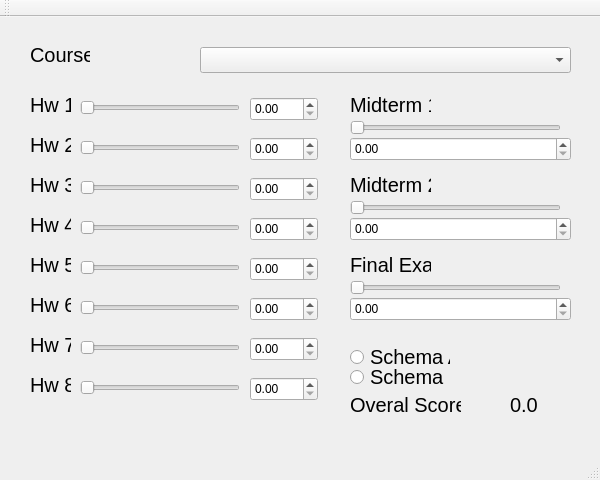
<?xml version="1.0" encoding="UTF-8"?>
<ui version="4.0">
 <class>MainWindow</class>
 <widget class="QMainWindow" name="MainWindow">
  <property name="geometry">
   <rect>
    <x>0</x>
    <y>0</y>
    <width>600</width>
    <height>480</height>
   </rect>
  </property>
  <property name="windowTitle">
   <string>MainWindow</string>
  </property>
  <widget class="QWidget" name="centralWidget">
   <widget class="QLabel" name="label">
    <property name="geometry">
     <rect>
      <x>30</x>
      <y>80</y>
      <width>41</width>
      <height>16</height>
     </rect>
    </property>
    <property name="font">
     <font>
      <pointsize>15</pointsize>
     </font>
    </property>
    <property name="text">
     <string>Hw 1</string>
    </property>
   </widget>
   <widget class="QLabel" name="label_2">
    <property name="geometry">
     <rect>
      <x>30</x>
      <y>120</y>
      <width>41</width>
      <height>16</height>
     </rect>
    </property>
    <property name="font">
     <font>
      <pointsize>15</pointsize>
     </font>
    </property>
    <property name="text">
     <string>Hw 2</string>
    </property>
   </widget>
   <widget class="QLabel" name="label_3">
    <property name="geometry">
     <rect>
      <x>30</x>
      <y>160</y>
      <width>41</width>
      <height>16</height>
     </rect>
    </property>
    <property name="font">
     <font>
      <pointsize>15</pointsize>
     </font>
    </property>
    <property name="text">
     <string>Hw 3</string>
    </property>
   </widget>
   <widget class="QLabel" name="label_4">
    <property name="geometry">
     <rect>
      <x>30</x>
      <y>200</y>
      <width>41</width>
      <height>16</height>
     </rect>
    </property>
    <property name="font">
     <font>
      <pointsize>15</pointsize>
     </font>
    </property>
    <property name="text">
     <string>Hw 4</string>
    </property>
   </widget>
   <widget class="QLabel" name="label_5">
    <property name="geometry">
     <rect>
      <x>30</x>
      <y>240</y>
      <width>41</width>
      <height>16</height>
     </rect>
    </property>
    <property name="font">
     <font>
      <pointsize>15</pointsize>
     </font>
    </property>
    <property name="text">
     <string>Hw 5</string>
    </property>
   </widget>
   <widget class="QLabel" name="label_6">
    <property name="geometry">
     <rect>
      <x>30</x>
      <y>280</y>
      <width>41</width>
      <height>16</height>
     </rect>
    </property>
    <property name="font">
     <font>
      <pointsize>15</pointsize>
     </font>
    </property>
    <property name="text">
     <string>Hw 6</string>
    </property>
   </widget>
   <widget class="QLabel" name="label_7">
    <property name="geometry">
     <rect>
      <x>30</x>
      <y>320</y>
      <width>41</width>
      <height>16</height>
     </rect>
    </property>
    <property name="font">
     <font>
      <pointsize>15</pointsize>
     </font>
    </property>
    <property name="text">
     <string>Hw 7</string>
    </property>
   </widget>
   <widget class="QLabel" name="label_8">
    <property name="geometry">
     <rect>
      <x>30</x>
      <y>360</y>
      <width>41</width>
      <height>16</height>
     </rect>
    </property>
    <property name="font">
     <font>
      <pointsize>15</pointsize>
     </font>
    </property>
    <property name="text">
     <string>Hw 8</string>
    </property>
   </widget>
   <widget class="QSlider" name="horizontalSlider">
    <property name="geometry">
     <rect>
      <x>80</x>
      <y>80</y>
      <width>160</width>
      <height>22</height>
     </rect>
    </property>
    <property name="orientation">
     <enum>Qt::Horizontal</enum>
    </property>
   </widget>
   <widget class="QSlider" name="horizontalSlider_2">
    <property name="geometry">
     <rect>
      <x>80</x>
      <y>120</y>
      <width>160</width>
      <height>22</height>
     </rect>
    </property>
    <property name="orientation">
     <enum>Qt::Horizontal</enum>
    </property>
   </widget>
   <widget class="QSlider" name="horizontalSlider_3">
    <property name="geometry">
     <rect>
      <x>80</x>
      <y>160</y>
      <width>160</width>
      <height>22</height>
     </rect>
    </property>
    <property name="orientation">
     <enum>Qt::Horizontal</enum>
    </property>
   </widget>
   <widget class="QSlider" name="horizontalSlider_4">
    <property name="geometry">
     <rect>
      <x>80</x>
      <y>200</y>
      <width>160</width>
      <height>22</height>
     </rect>
    </property>
    <property name="orientation">
     <enum>Qt::Horizontal</enum>
    </property>
   </widget>
   <widget class="QSlider" name="horizontalSlider_5">
    <property name="geometry">
     <rect>
      <x>80</x>
      <y>240</y>
      <width>160</width>
      <height>22</height>
     </rect>
    </property>
    <property name="orientation">
     <enum>Qt::Horizontal</enum>
    </property>
   </widget>
   <widget class="QSlider" name="horizontalSlider_6">
    <property name="geometry">
     <rect>
      <x>80</x>
      <y>280</y>
      <width>160</width>
      <height>22</height>
     </rect>
    </property>
    <property name="orientation">
     <enum>Qt::Horizontal</enum>
    </property>
   </widget>
   <widget class="QSlider" name="horizontalSlider_7">
    <property name="geometry">
     <rect>
      <x>80</x>
      <y>320</y>
      <width>160</width>
      <height>22</height>
     </rect>
    </property>
    <property name="orientation">
     <enum>Qt::Horizontal</enum>
    </property>
   </widget>
   <widget class="QSlider" name="horizontalSlider_8">
    <property name="geometry">
     <rect>
      <x>80</x>
      <y>360</y>
      <width>160</width>
      <height>22</height>
     </rect>
    </property>
    <property name="orientation">
     <enum>Qt::Horizontal</enum>
    </property>
   </widget>
   <widget class="QDoubleSpinBox" name="doubleSpinBox">
    <property name="geometry">
     <rect>
      <x>250</x>
      <y>80</y>
      <width>68</width>
      <height>24</height>
     </rect>
    </property>
   </widget>
   <widget class="QDoubleSpinBox" name="doubleSpinBox_2">
    <property name="geometry">
     <rect>
      <x>250</x>
      <y>120</y>
      <width>68</width>
      <height>24</height>
     </rect>
    </property>
   </widget>
   <widget class="QDoubleSpinBox" name="doubleSpinBox_3">
    <property name="geometry">
     <rect>
      <x>250</x>
      <y>160</y>
      <width>68</width>
      <height>24</height>
     </rect>
    </property>
   </widget>
   <widget class="QDoubleSpinBox" name="doubleSpinBox_4">
    <property name="geometry">
     <rect>
      <x>250</x>
      <y>200</y>
      <width>68</width>
      <height>24</height>
     </rect>
    </property>
   </widget>
   <widget class="QDoubleSpinBox" name="doubleSpinBox_5">
    <property name="geometry">
     <rect>
      <x>250</x>
      <y>240</y>
      <width>68</width>
      <height>24</height>
     </rect>
    </property>
   </widget>
   <widget class="QDoubleSpinBox" name="doubleSpinBox_6">
    <property name="geometry">
     <rect>
      <x>250</x>
      <y>280</y>
      <width>68</width>
      <height>24</height>
     </rect>
    </property>
   </widget>
   <widget class="QDoubleSpinBox" name="doubleSpinBox_7">
    <property name="geometry">
     <rect>
      <x>250</x>
      <y>320</y>
      <width>68</width>
      <height>24</height>
     </rect>
    </property>
   </widget>
   <widget class="QDoubleSpinBox" name="doubleSpinBox_8">
    <property name="geometry">
     <rect>
      <x>250</x>
      <y>360</y>
      <width>68</width>
      <height>24</height>
     </rect>
    </property>
   </widget>
   <widget class="QLabel" name="label_9">
    <property name="geometry">
     <rect>
      <x>30</x>
      <y>30</y>
      <width>60</width>
      <height>16</height>
     </rect>
    </property>
    <property name="font">
     <font>
      <pointsize>15</pointsize>
     </font>
    </property>
    <property name="text">
     <string>Course:</string>
    </property>
   </widget>
   <widget class="QComboBox" name="comboBox">
    <property name="geometry">
     <rect>
      <x>200</x>
      <y>30</y>
      <width>371</width>
      <height>26</height>
     </rect>
    </property>
   </widget>
   <widget class="QLabel" name="label_10">
    <property name="geometry">
     <rect>
      <x>350</x>
      <y>80</y>
      <width>81</width>
      <height>16</height>
     </rect>
    </property>
    <property name="font">
     <font>
      <pointsize>15</pointsize>
     </font>
    </property>
    <property name="text">
     <string>Midterm 1</string>
    </property>
   </widget>
   <widget class="QLabel" name="label_11">
    <property name="geometry">
     <rect>
      <x>350</x>
      <y>160</y>
      <width>81</width>
      <height>16</height>
     </rect>
    </property>
    <property name="font">
     <font>
      <pointsize>15</pointsize>
     </font>
    </property>
    <property name="text">
     <string>Midterm 2</string>
    </property>
   </widget>
   <widget class="QLabel" name="label_12">
    <property name="geometry">
     <rect>
      <x>350</x>
      <y>240</y>
      <width>81</width>
      <height>16</height>
     </rect>
    </property>
    <property name="font">
     <font>
      <pointsize>15</pointsize>
     </font>
    </property>
    <property name="text">
     <string>Final Exam</string>
    </property>
   </widget>
   <widget class="QSlider" name="horizontalSlider_9">
    <property name="geometry">
     <rect>
      <x>350</x>
      <y>100</y>
      <width>211</width>
      <height>22</height>
     </rect>
    </property>
    <property name="orientation">
     <enum>Qt::Horizontal</enum>
    </property>
   </widget>
   <widget class="QSlider" name="horizontalSlider_10">
    <property name="geometry">
     <rect>
      <x>350</x>
      <y>180</y>
      <width>211</width>
      <height>22</height>
     </rect>
    </property>
    <property name="orientation">
     <enum>Qt::Horizontal</enum>
    </property>
   </widget>
   <widget class="QSlider" name="horizontalSlider_11">
    <property name="geometry">
     <rect>
      <x>350</x>
      <y>260</y>
      <width>211</width>
      <height>22</height>
     </rect>
    </property>
    <property name="orientation">
     <enum>Qt::Horizontal</enum>
    </property>
   </widget>
   <widget class="QDoubleSpinBox" name="doubleSpinBox_9">
    <property name="geometry">
     <rect>
      <x>350</x>
      <y>120</y>
      <width>221</width>
      <height>24</height>
     </rect>
    </property>
   </widget>
   <widget class="QDoubleSpinBox" name="doubleSpinBox_10">
    <property name="geometry">
     <rect>
      <x>350</x>
      <y>200</y>
      <width>221</width>
      <height>24</height>
     </rect>
    </property>
   </widget>
   <widget class="QDoubleSpinBox" name="doubleSpinBox_11">
    <property name="geometry">
     <rect>
      <x>350</x>
      <y>280</y>
      <width>221</width>
      <height>24</height>
     </rect>
    </property>
   </widget>
   <widget class="QRadioButton" name="radioButton">
    <property name="geometry">
     <rect>
      <x>350</x>
      <y>330</y>
      <width>100</width>
      <height>20</height>
     </rect>
    </property>
    <property name="font">
     <font>
      <pointsize>15</pointsize>
     </font>
    </property>
    <property name="text">
     <string>Schema A</string>
    </property>
   </widget>
   <widget class="QRadioButton" name="radioButton_2">
    <property name="geometry">
     <rect>
      <x>350</x>
      <y>350</y>
      <width>100</width>
      <height>20</height>
     </rect>
    </property>
    <property name="font">
     <font>
      <pointsize>15</pointsize>
     </font>
    </property>
    <property name="text">
     <string>Schema B</string>
    </property>
   </widget>
   <widget class="QLabel" name="label_13">
    <property name="geometry">
     <rect>
      <x>350</x>
      <y>380</y>
      <width>111</width>
      <height>16</height>
     </rect>
    </property>
    <property name="font">
     <font>
      <pointsize>15</pointsize>
     </font>
    </property>
    <property name="text">
     <string>Overal Score:</string>
    </property>
   </widget>
   <widget class="QLabel" name="label_14">
    <property name="geometry">
     <rect>
      <x>510</x>
      <y>380</y>
      <width>51</width>
      <height>16</height>
     </rect>
    </property>
    <property name="font">
     <font>
      <pointsize>15</pointsize>
     </font>
    </property>
    <property name="text">
     <string>0.0</string>
    </property>
   </widget>
  </widget>
  <widget class="QMenuBar" name="menuBar">
   <property name="geometry">
    <rect>
     <x>0</x>
     <y>0</y>
     <width>600</width>
     <height>22</height>
    </rect>
   </property>
  </widget>
  <widget class="QToolBar" name="mainToolBar">
   <attribute name="toolBarArea">
    <enum>TopToolBarArea</enum>
   </attribute>
   <attribute name="toolBarBreak">
    <bool>false</bool>
   </attribute>
  </widget>
  <widget class="QStatusBar" name="statusBar"/>
 </widget>
 <layoutdefault spacing="6" margin="11"/>
 <resources/>
 <connections/>
</ui>
